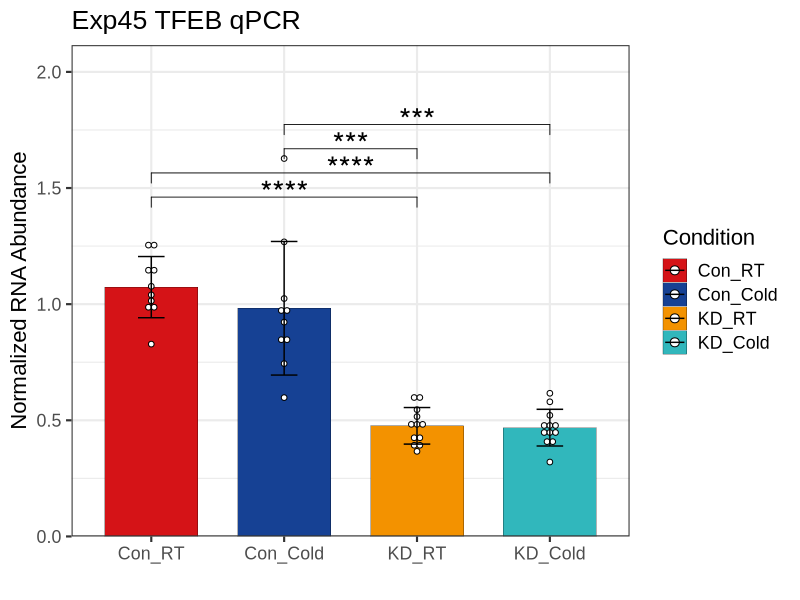
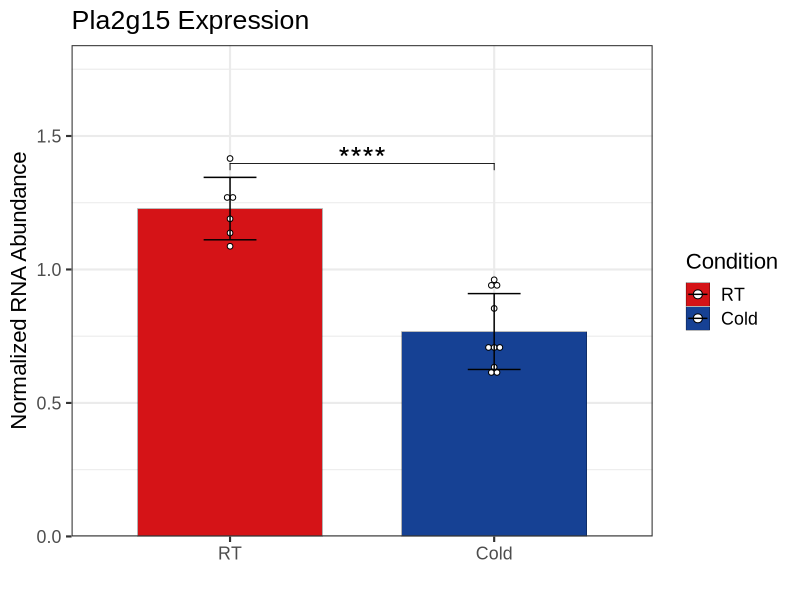
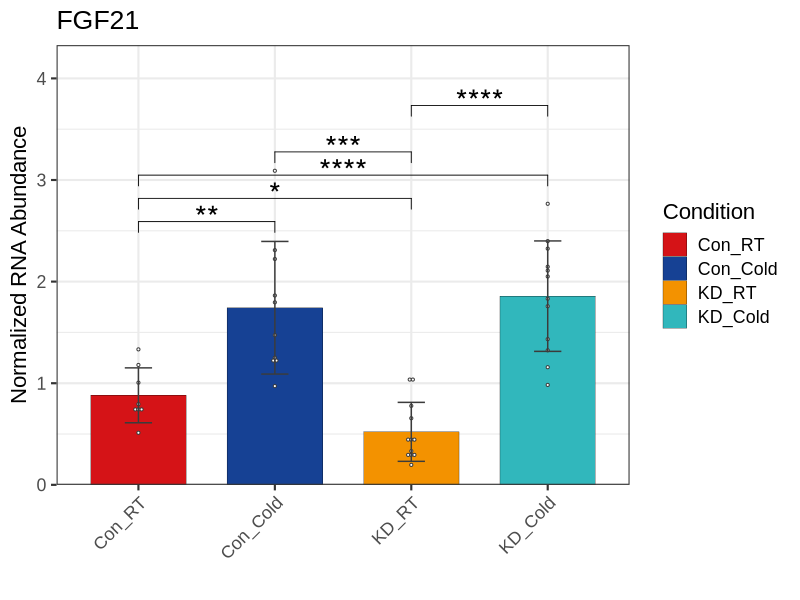
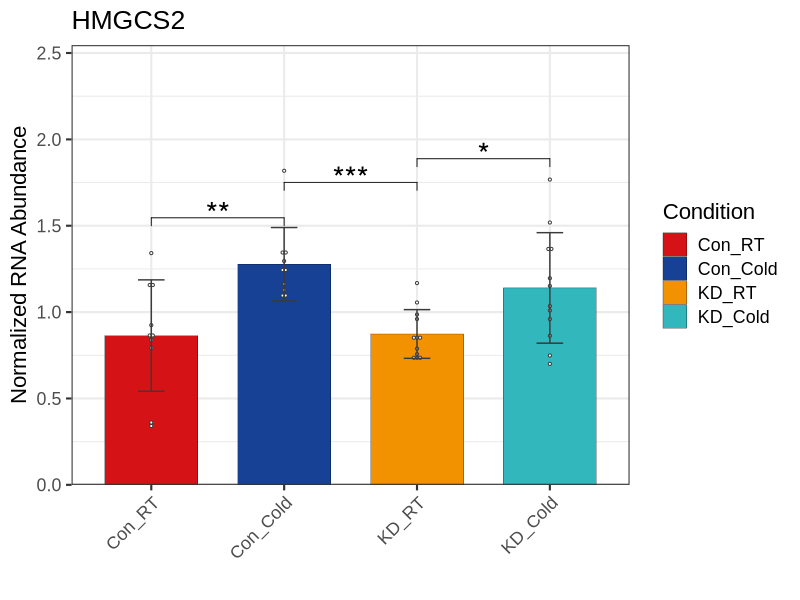
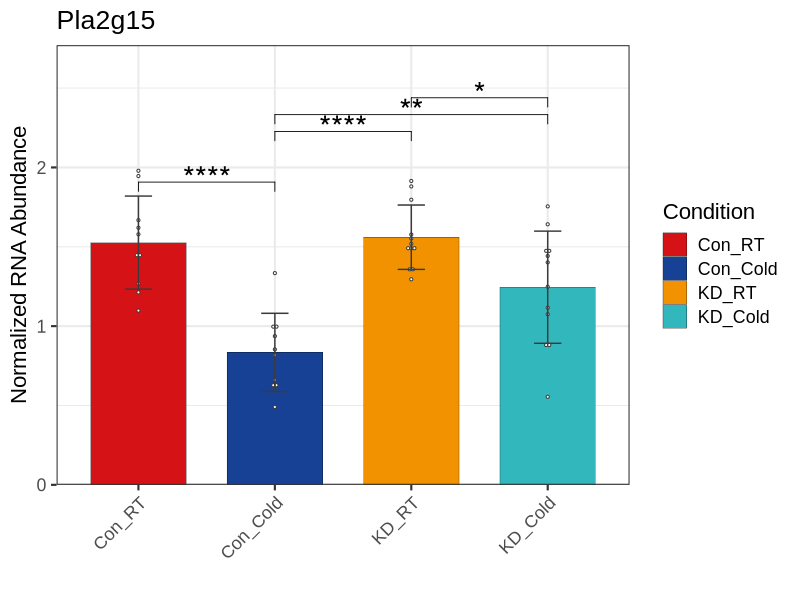
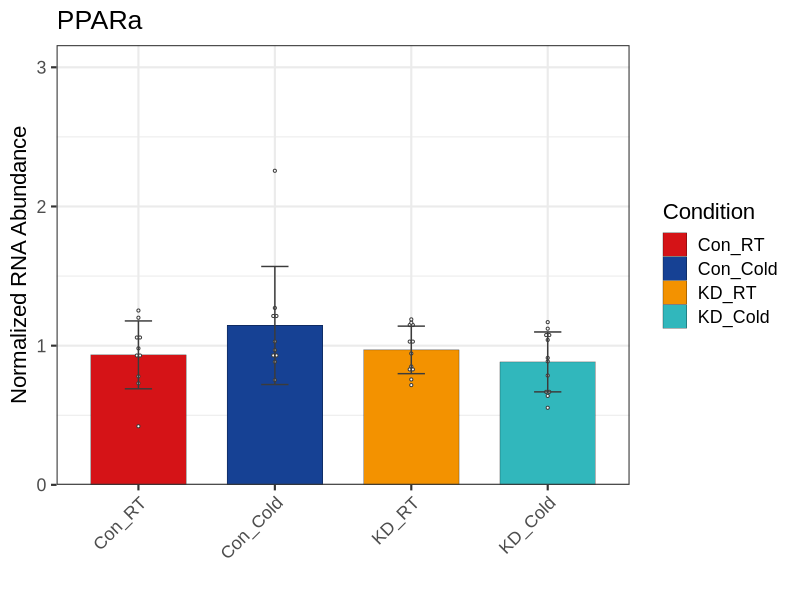
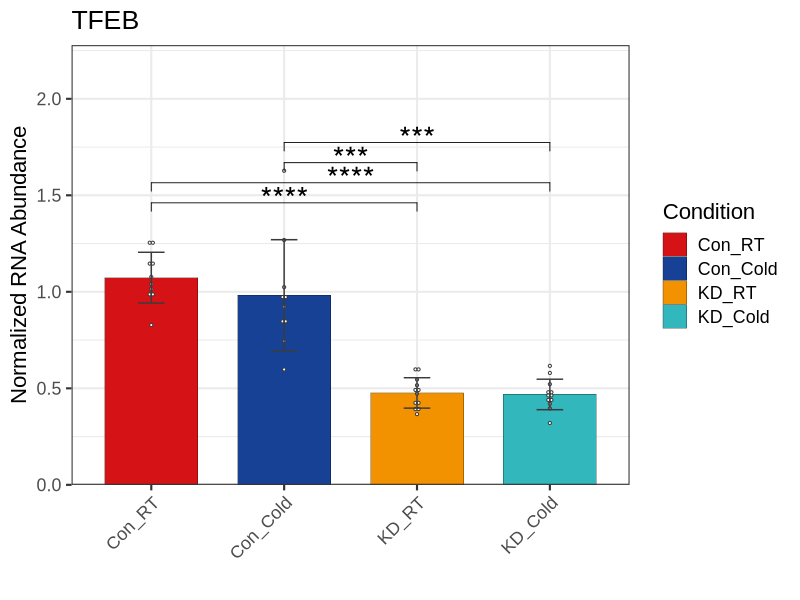
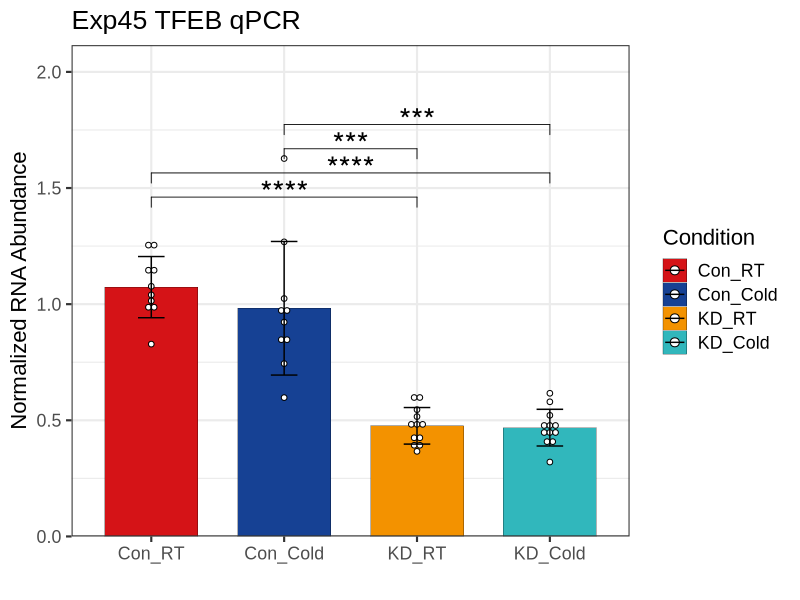

Recreate these plots in R, in order. (Note: this script raises an error after producing the figures.)
## ---- chunk 1
if(!require(tidyverse)){install.packages("tidyverse")}
if(!require(scales)){install.packages("scales")}
if(!require(readxl)){install.packages("readxl")} 
if(!require(reshape)){install.packages("reshape")}
if(!require(Cairo)){install.packages("Cairo")}
if(!require(ggpubr)){install.packages("ggpubr")}
if(!require(rstatix)){install.packages("rstatix")}
pal_33 <- c("#D51317", "#164194")
pal_45 <- c("#D51317", "#164194", "#F39200FF", "#31B7BCFF")
pal_cells <- c("#706F6FFF", "#007B3DFF", "#EFC000FF", "#6F286AFF")
## ---- chunk 2
# Initial qPCR
mdat <- read_excel("data/qPCR/2023_0106_qPCR_TFEB_KD_at1.xls",
                 sheet = 'Results', 
                 range = "A38:AK377", 
                 trim_ws = T)

# Ketone targets
mdat <- read_excel("data/qPCR/2023_0120_Exp45 ketone_targets.xlsx",
                 sheet = 'Results', 
                 range = "A37:AK377", 
                 trim_ws = T)

mdat <- mdat[rowSums(is.na(mdat)) != ncol(mdat),]

# Remove standard rows
mdat <- mdat |> filter(Task == "UNKNOWN")

# Subset out the relevant data
Y <- mdat |> select(`Sample Name`, `Target Name`, 
                    `CT`, `Quantity Mean`,
                    `Ct SD`, `Quantity`)   


# Convert CT and quantity to number instead of character values
Y <- Y |> mutate(across(CT:Quantity, ~as.numeric(.))
                 )

# When the target was not present in the sample, the last 3 columns will have NA
# Replace NA with value (0) that will pass the filters 
Y <- Y |> mutate(Quantity = ifelse(is.na(Quantity), 0, Quantity)
                 )
# Remove values with CT >30, CT SD > 0.90 [prefer 0.60 but data dependent]
Y <- Y |> filter(!CT > 30, !`Ct SD` > 0.90)

# Make gene name factor
Y$`Target Name` <- as.factor(Y$`Target Name`)

# Normalize to each samples RPS3
Y <- Y |> group_by(`Sample Name`) |>
  mutate(norm_quant = Quantity/Quantity[`Target Name`=="RPS3"])

# Remove RPS3
Y <- Y |> filter(!`Target Name` == "RPS3") |> 
  droplevels()

Y$Condition <- gsub(" [[:digit:]]+", "", Y$`Sample Name`)
Y$Condition <- gsub(" ", "_", Y$Condition)
Y$Condition <- gsub("TFEB_", "", Y$Condition)

Y$Condition <- factor(Y$Condition, 
                      levels = c("Con_RT", "Con_Cold",
                                 "KD_RT", "KD_Cold")
                      )

# Graph stuff
targets <-as.vector(names(table(Y$`Target Name`)))
plot_list <- list()

# Define x-axis variable
a = "Condition"

# Define y-axis variable
b = "norm_quant"

# Define additional variable related to color (if none, set equal to a)
c = a

for (i in 1:length(targets)) {
  temp <- Y |> filter(`Target Name` %in% targets[i]) |>
    droplevels()
  
  p0 <- ggbarplot(temp, x = a, y = b,
                  add = c("mean_sd", "dotplot"), 
                  color = a, fill = a, 
                  error.plot = "errorbar", 
                  add.params = list(width = 0.2, color = "grey23",
                  binwidth = 0.01*max(temp$norm_quant, na.rm = T)),
                  position = position_dodge(0.8), size = 0.10) + 
    scale_y_continuous(limits = c(0.00, 1.4*max(temp$norm_quant, na.rm = T)),
                       expand = c(0,0)
                       ) +
    scale_x_discrete(guide = guide_axis(angle = 45))
  
  p1 <- ggpar(p0, palette = pal_45, title = temp$`Target Name`[1],  
              xlab = "", ylab = "Normalized RNA Abundance") +
    scale_color_manual(values = c("black", "black", "black", "black")
                       ) +
    theme_bw(base_size = 16, base_family = "Arial")

  stat.test <- temp |>
    group_by(`Target Name`) |>
    t_test(norm_quant ~ Condition) |>
    adjust_pvalue(method = "none") %>%
    add_significance("p")
  
  stat.test$p.adj.signif <- stat.test$p.signif # If you don't run this, adjusted p-values plot
  stat.test <- stat.test |> add_xy_position(fun = "mean_sd", x = a, dodge = 0.8)

  p2 <- p1 + stat_pvalue_manual(
      stat.test, label = "p.signif", 
      hide.ns = T, size = 8
      )

    plot_list[[i]] = p2

}

CairoPDF(file = "output/Fig4/2023_0329_Exp45_KD_ketone_all.pdf", height = 10, width = 8)
  for (i in 1:length(targets)) {
    print(plot_list[[i]])
  }
dev.off()

# TFEB KD Validation
Y1 <- Y |> filter(`Target Name` == "TFEB") |>
  droplevels()

p0 <- ggbarplot(Y1, x = "Condition", y = "norm_quant",
                  add = c("mean_sd", "dotplot"), 
                  color = "Condition", fill = "Condition", 
                  error.plot = "errorbar", 
                  add.params = list(width = 0.2,
                  binwidth = 0.015*max(Y1$norm_quant, na.rm = T)),
                  position = position_dodge(0.8), size = 0.10) + 
    scale_y_continuous(limits = c(0.00, 1.3*max(Y1$norm_quant, na.rm = T)),
                       expand = c(0,0)
                       ) 
  
p1 <- ggpar(p0, palette = pal_45, title = "Exp45 TFEB qPCR",  
              xlab = "", ylab = "Normalized RNA Abundance") +
    scale_color_manual(values = c("black", "black", "black", "black")
                       ) +
    theme_bw(base_size = 16, base_family = "Arial")

stat.test <- Y1 |>
    group_by(`Target Name`) |>
    t_test(norm_quant ~ Condition) |>
    adjust_pvalue(method = "none") %>%
    add_significance("p")
  
stat.test$p.adj.signif <- stat.test$p.signif
stat.test <- stat.test |>
  add_xy_position(fun = "mean_sd", x = "Condition", dodge = 0.8)

p2 <- p1 + stat_pvalue_manual(
  stat.test, label = "p.signif",
  hide.ns = T, size = 8)

p2

CairoPDF(file = "output/Fig4/Fig4A_Exp45_TFEB_qPCR_at2.pdf",
         height = 8, width = 10)
  print(p2)
dev.off()
## ---- chunk 3
mdat <- read_excel("data/qPCR/2022_0405_PLA2G15_RTvCOLD_liver.xlsx",
                 sheet = 'Results', 
                 range = "A48:AK431", 
                 trim_ws = T)

mdat <- mdat[rowSums(is.na(mdat)) != ncol(mdat),]

# Remove standard rows
mdat <- mdat |> filter(Task == "UNKNOWN")

# Subset out the relevant data
Y <- mdat |> select(`Sample Name`, `Target Name`, 
                    `CT`, `Quantity Mean`,
                    `Ct SD`, `Quantity`)   


# Convert CT and quantity to number instead of character values
Y <- Y |> mutate(across(CT:Quantity, ~as.numeric(.))
                 )

# When the target was not present in the sample, the last 3 columns will have NA
# Replace NA with value (0) that will pass the filters 
Y <- Y |> mutate(Quantity = ifelse(is.na(Quantity), 0, Quantity)
                 )
# Remove values with CT >30, CT SD > 0.90 [prefer 0.60 but data dependent]
Y <- Y |> filter(!CT > 30, !`Ct SD` > 0.90)

# Make gene name factor
Y$`Target Name` <- as.factor(Y$`Target Name`)

# Normalize to each samples RPS3
Y <- Y |> group_by(`Sample Name`) |>
  mutate(norm_quant = Quantity/Quantity[`Target Name`=="RPS3"])

# Remove RPS3
Y <- Y |> filter(!`Target Name` == "RPS3") |> 
  droplevels()

Y$Condition <- gsub(" [[:digit:]]+", "", Y$`Sample Name`)
Y$Condition <- gsub(" ", "_", Y$Condition)
Y$Condition <- gsub("RT1", "RT", Y$Condition)

Y1 <- Y |> filter(Condition %in% c("T6_RT", "T6_Cold"),
                 `Target Name` == "PLA2G15"
                 ) |>
  droplevels()

Y1$Condition <- gsub("T6_", "", Y1$Condition)

Y1$Condition <- factor(Y1$Condition, 
                      levels = c('RT', 'Cold')
                      )

# Pla2g15 qPCR
p0 <- ggbarplot(Y1, x = "Condition", y = "norm_quant",
                  add = c("mean_sd", "dotplot"), 
                  color = "Condition", fill = "Condition", 
                  error.plot = "errorbar", 
                  add.params = list(width = 0.2,
                  binwidth = 0.015*max(Y1$norm_quant, na.rm = T)),
                  position = position_dodge(0.8), size = 0.10) + 
    scale_y_continuous(limits = c(0.00, 1.3*max(Y1$norm_quant, na.rm = T)),
                       expand = c(0,0)
                       ) 
  
p1 <- ggpar(p0, palette = pal_45, title = "Pla2g15 Expression",  
              xlab = "", ylab = "Normalized RNA Abundance") +
    scale_color_manual(values = c("black", "black")
                       ) +
    theme_bw(base_size = 16, base_family = "Arial")

stat.test <- Y1 |>
    group_by(`Target Name`) |>
    t_test(norm_quant ~ Condition) |>
    adjust_pvalue(method = "none") %>%
    add_significance("p")
  
stat.test$p.adj.signif <- stat.test$p.signif
stat.test <- stat.test |>
  add_xy_position(fun = "mean_sd", x = "Condition", dodge = 0.8)

p2 <- p1 + stat_pvalue_manual(
  stat.test, label = "p.signif",
  hide.ns = T, size = 8)

p2

CairoPDF(file = "output/Fig5/Fig5B_Exp07_Pla2g15_qPCR.pdf",
         height = 8, width = 8)
  print(p2)
dev.off()
## ---- chunk 4
# siRNA KD validation
mdat <- read_excel("data/qPCR/2022_0929_siTFEB_qpcr1.xlsx",
                 sheet = 'Results', 
                 range = "A36:AK400", 
                 trim_ws = T)

# Pla2g15 expression
mdat2 <- read_excel("data/qPCR/2022_0404_siTFEB_qpcr2.xlsx",
                 sheet = 'Results', 
                 range = "A48:AK377", 
                 trim_ws = T)

mdat <- mdat[rowSums(is.na(mdat)) != ncol(mdat),]
mdat2 <- mdat2[rowSums(is.na(mdat2)) != ncol(mdat2),]

# Remove standard rows
mdat <- mdat |> filter(Task == "UNKNOWN")
mdat2 <- mdat2 |> filter(Task == "UNKNOWN")

mdat$`Target Name` <- gsub("-2", "", mdat$`Target Name`)
mdat2$`Target Name` <- gsub("Rps3", "RPS3", mdat2$`Target Name`)
mdat2$`Sample Name` <- gsub("siRNA ", "", mdat2$`Sample Name`)

# Subset out the relevant data; choose which mdat here
Y <- mdat |> select(`Sample Name`, `Target Name`, 
                    `CT`, `Quantity Mean`,
                    `Ct SD`, `Quantity`)   


# Convert CT and quantity to number instead of character values
Y <- Y |> mutate(across(CT:Quantity, ~as.numeric(.))
                 )

# When the target was not present in the sample, the last 3 columns will have NA
# Replace NA with value (0) that will pass the filters 
Y <- Y |> mutate(Quantity = ifelse(is.na(Quantity), 0, Quantity)
                 )
# Remove values with CT >30, CT SD > 0.90 [prefer 0.60 but data dependent]; for KD samples, loosen these values
Y <- Y |> filter(!CT > 32, !`Ct SD` > 0.90)

# To assess KD
Y <- Y |> filter(!Quantity == 0)

# Make gene name factor
Y$`Target Name` <- as.factor(Y$`Target Name`)

# Normalize to each samples RPS3
Y <- Y |> group_by(`Sample Name`) |>
  mutate(norm_quant = Quantity/Quantity[`Target Name`=="RPS3"])

# Remove RPS3
Y <- Y |> filter(!`Target Name` == "RPS3") |> 
  droplevels()

Y$Condition <- gsub(" [[:digit:]]+", "", Y$`Sample Name`)

# for mdat
Y$Condition <- factor(Y$Condition, 
                      levels = c("nt", "siTFEB",
                                 "LacZ", "TFEB OE"
                                 )
                      )

# for mdat2
Y$Condition <- factor(Y$Condition, 
                      levels = c("cntrl", "TFEB", "ALG12",
                                 "nt", "M6PR"
                                 )
                      )

# TFEB KD Validation
Y1 <- Y |> filter(`Target Name` == "mTFEB", Condition %in% c("nt", "siTFEB")) |>
  droplevels()

# Pla2g15
Y1 <- Y |> filter(`Target Name` == "PLA2G15", Condition %in% c("cntrl", "TFEB")) |>
  droplevels()

p0 <- ggbarplot(Y1, x = "Condition", y = "norm_quant",
                  add = c("mean_sd", "dotplot"), 
                  color = "Condition", fill = "Condition", 
                  error.plot = "errorbar", 
                  add.params = list(width = 0.2,
                  binwidth = 0.015*max(Y1$norm_quant, na.rm = T)),
                  position = position_dodge(0.8), size = 0.10) + 
    scale_y_continuous(limits = c(0.00, 1.3*max(Y1$norm_quant, na.rm = T)),
                       expand = c(0,0)
                       ) 
  
p1 <- ggpar(p0, palette = pal_cells[c(1,4)], title = "Hepa1-6 Pla2g15",  
              xlab = "", ylab = "Normalized RNA Abundance") +
    scale_color_manual(values = c("black", "black")
                       ) +
    theme_bw(base_size = 16, base_family = "Arial")

stat.test <- Y1 |>
  group_by(`Target Name`) |>
  t_test(norm_quant ~ Condition) |>
  adjust_pvalue(method = "none") %>%
  add_significance("p")
  
stat.test$p.adj.signif <- stat.test$p.signif
stat.test <- stat.test |>
  add_xy_position(fun = "mean_sd", x = "Condition", dodge = 0.8)

p2 <- p1 + stat_pvalue_manual(
  stat.test, label = "p.signif",
  hide.ns = T, size = 8)

p2

CairoPDF(file = "output/Fig5/Fig5D_Hepa_siTFEB_qPCR_Pla2g15.pdf",
         height = 8, width = 8)
  print(p2)
dev.off()
